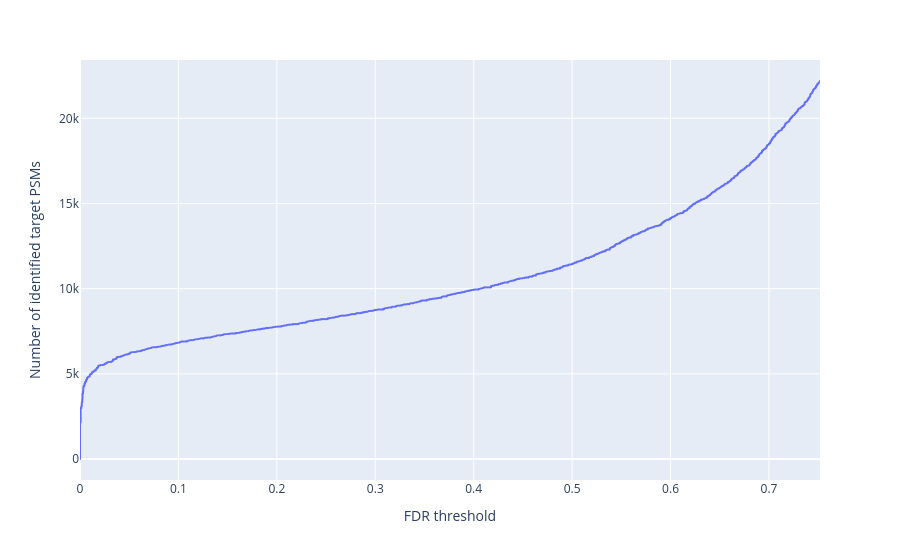

Notebook source saved alongside this figure:
### Markdown cell above
The following plot shows the number of identified PSM at varying FDR thresholds, where the red line indicates the commonly used 1% FDR threshold.

### Code cell
psm_list.calculate_qvalues()  # msms.txt does not contain q-values
fig = fdr_plot(psm_list.to_dataframe(), fdr_thresholds=None, log=False)
fig.show()

### Figure 1 — Plotly figure (JSON) as saved in the notebook; plotly's stock layout.template omitted (floating-point values rounded to 4 significant figures; data arrays with more than 128 entries replaced by an {"elided": "..."} marker saying what was removed)
{"data": [{"hovertemplate": "FDR threshold=%{x}<br>Number of identified target PSMs=%{y}<extra></extra>", "legendgroup": "", "line": {"color": "#636efa", "dash": "solid"}, "marker": {"symbol": "circle"}, "mode": "lines", "name": "", "showlegend": false, "type": "scattergl", "x": {"elided": "22190 float values"}, "xaxis": "x", "y": {"elided": "22190 int values"}, "yaxis": "y"}], "layout": {"legend": {"tracegroupgap": 0}, "margin": {"t": 60}, "xaxis": {"anchor": "y", "domain": [0, 1], "title": {"text": "FDR threshold"}}, "yaxis": {"anchor": "x", "domain": [0, 1], "title": {"text": "Number of identified target PSMs"}}}}
